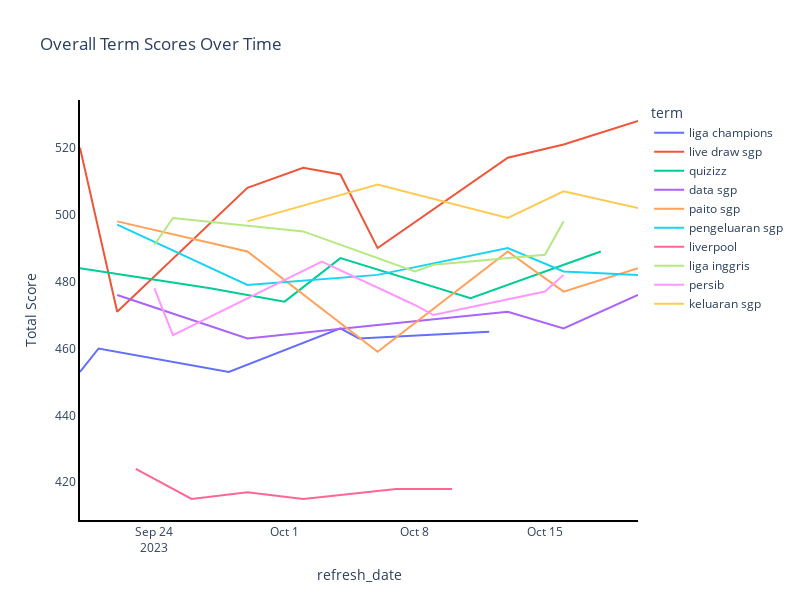

Write notebook code for a chart like this one.
### Code cell
def plot_overall():
    # Group by 'refresh_date' and 'term', then count 'score'
    overall_grouped = filtered_data.groupby(['refresh_date', 'term'], as_index=False).agg({'score': 'count'})

    # Create a line plot
    fig = px.line(overall_grouped, 
                  x='refresh_date', 
                  y='score', 
                  color='term',
                  title='Overall Term Scores Over Time',
                  labels={'score': 'Total Score'},
                  )
    fig.update_xaxes(showline=True, linewidth=2, linecolor='black', mirror=False)
    fig.update_yaxes(showline=True, linewidth=2, linecolor='black', mirror=False)

    fig.update_layout({
        'width': 800, # specify your width
        'height': 600, # specify your height
        'plot_bgcolor': 'white',
        'paper_bgcolor': 'white',
        
    })
    fig.show()

plot_overall()

### Figure 1 — Plotly figure (JSON) as saved in the notebook; plotly's stock layout.template omitted (floating-point values rounded to 4 significant figures)
{"data": [{"hovertemplate": "term=liga champions<br>refresh_date=%{x}<br>Total Score=%{y}<extra></extra>", "legendgroup": "liga champions", "line": {"color": "#636efa", "dash": "solid"}, "marker": {"symbol": "circle"}, "mode": "lines", "name": "liga champions", "orientation": "v", "showlegend": true, "type": "scatter", "x": ["2023-09-20T00:00:00", "2023-09-21T00:00:00", "2023-09-28T00:00:00", "2023-10-04T00:00:00", "2023-10-05T00:00:00", "2023-10-12T00:00:00"], "xaxis": "x", "y": [453, 460, 453, 466, 463, 465], "yaxis": "y"}, {"hovertemplate": "term=live draw sgp<br>refresh_date=%{x}<br>Total Score=%{y}<extra></extra>", "legendgroup": "live draw sgp", "line": {"color": "#EF553B", "dash": "solid"}, "marker": {"symbol": "circle"}, "mode": "lines", "name": "live draw sgp", "orientation": "v", "showlegend": true, "type": "scatter", "x": ["2023-09-20T00:00:00", "2023-09-22T00:00:00", "2023-09-29T00:00:00", "2023-10-02T00:00:00", "2023-10-04T00:00:00", "2023-10-06T00:00:00", "2023-10-13T00:00:00", "2023-10-16T00:00:00", "2023-10-20T00:00:00"], "xaxis": "x", "y": [520, 471, 508, 514, 512, 490, 517, 521, 528], "yaxis": "y"}, {"hovertemplate": "term=quizizz<br>refresh_date=%{x}<br>Total Score=%{y}<extra></extra>", "legendgroup": "quizizz", "line": {"color": "#00cc96", "dash": "solid"}, "marker": {"symbol": "circle"}, "mode": "lines", "name": "quizizz", "orientation": "v", "showlegend": true, "type": "scatter", "x": ["2023-09-20T00:00:00", "2023-09-27T00:00:00", "2023-10-01T00:00:00", "2023-10-04T00:00:00", "2023-10-11T00:00:00", "2023-10-18T00:00:00"], "xaxis": "x", "y": [484, 478, 474, 487, 475, 489], "yaxis": "y"}, {"hovertemplate": "term=data sgp<br>refresh_date=%{x}<br>Total Score=%{y}<extra></extra>", "legendgroup": "data sgp", "line": {"color": "#ab63fa", "dash": "solid"}, "marker": {"symbol": "circle"}, "mode": "lines", "name": "data sgp", "orientation": "v", "showlegend": true, "type": "scatter", "x": ["2023-09-22T00:00:00", "2023-09-29T00:00:00", "2023-10-06T00:00:00", "2023-10-13T00:00:00", "2023-10-16T00:00:00", "2023-10-20T00:00:00"], "xaxis": "x", "y": [476, 463, 467, 471, 466, 476], "yaxis": "y"}, {"hovertemplate": "term=paito sgp<br>refresh_date=%{x}<br>Total Score=%{y}<extra></extra>", "legendgroup": "paito sgp", "line": {"color": "#FFA15A", "dash": "solid"}, "marker": {"symbol": "circle"}, "mode": "lines", "name": "paito sgp", "orientation": "v", "showlegend": true, "type": "scatter", "x": ["2023-09-22T00:00:00", "2023-09-29T00:00:00", "2023-10-06T00:00:00", "2023-10-13T00:00:00", "2023-10-16T00:00:00", "2023-10-20T00:00:00"], "xaxis": "x", "y": [498, 489, 459, 489, 477, 484], "yaxis": "y"}, {"hovertemplate": "term=pengeluaran sgp<br>refresh_date=%{x}<br>Total Score=%{y}<extra></extra>", "legendgroup": "pengeluaran sgp", "line": {"color": "#19d3f3", "dash": "solid"}, "marker": {"symbol": "circle"}, "mode": "lines", "name": "pengeluaran sgp", "orientation": "v", "showlegend": true, "type": "scatter", "x": ["2023-09-22T00:00:00", "2023-09-29T00:00:00", "2023-10-06T00:00:00", "2023-10-13T00:00:00", "2023-10-16T00:00:00", "2023-10-20T00:00:00"], "xaxis": "x", "y": [497, 479, 482, 490, 483, 482], "yaxis": "y"}, {"hovertemplate": "term=liverpool<br>refresh_date=%{x}<br>Total Score=%{y}<extra></extra>", "legendgroup": "liverpool", "line": {"color": "#FF6692", "dash": "solid"}, "marker": {"symbol": "circle"}, "mode": "lines", "name": "liverpool", "orientation": "v", "showlegend": true, "type": "scatter", "x": ["2023-09-23T00:00:00", "2023-09-26T00:00:00", "2023-09-29T00:00:00", "2023-10-02T00:00:00", "2023-10-07T00:00:00", "2023-10-10T00:00:00"], "xaxis": "x", "y": [424, 415, 417, 415, 418, 418], "yaxis": "y"}, {"hovertemplate": "term=liga inggris<br>refresh_date=%{x}<br>Total Score=%{y}<extra></extra>", "legendgroup": "liga inggris", "line": {"color": "#B6E880", "dash": "solid"}, "marker": {"symbol": "circle"}, "mode": "lines", "name": "liga inggris", "orientation": "v", "showlegend": true, "type": "scatter", "x": ["2023-09-24T00:00:00", "2023-09-25T00:00:00", "2023-10-02T00:00:00", "2023-10-08T00:00:00", "2023-10-09T00:00:00", "2023-10-15T00:00:00", "2023-10-16T00:00:00"], "xaxis": "x", "y": [491, 499, 495, 483, 485, 488, 498], "yaxis": "y"}, {"hovertemplate": "term=persib<br>refresh_date=%{x}<br>Total Score=%{y}<extra></extra>", "legendgroup": "persib", "line": {"color": "#FF97FF", "dash": "solid"}, "marker": {"symbol": "circle"}, "mode": "lines", "name": "persib", "orientation": "v", "showlegend": true, "type": "scatter", "x": ["2023-09-24T00:00:00", "2023-09-25T00:00:00", "2023-10-03T00:00:00", "2023-10-08T00:00:00", "2023-10-09T00:00:00", "2023-10-15T00:00:00", "2023-10-16T00:00:00"], "xaxis": "x", "y": [478, 464, 486, 473, 470, 477, 482], "yaxis": "y"}, {"hovertemplate": "term=keluaran sgp<br>refresh_date=%{x}<br>Total Score=%{y}<extra></extra>", "legendgroup": "keluaran sgp", "line": {"color": "#FECB52", "dash": "solid"}, "marker": {"symbol": "circle"}, "mode": "lines", "name": "keluaran sgp", "orientation": "v", "showlegend": true, "type": "scatter", "x": ["2023-09-29T00:00:00", "2023-10-06T00:00:00", "2023-10-13T00:00:00", "2023-10-16T00:00:00", "2023-10-20T00:00:00"], "xaxis": "x", "y": [498, 509, 499, 507, 502], "yaxis": "y"}], "layout": {"height": 600, "legend": {"title": {"text": "term"}, "tracegroupgap": 0}, "paper_bgcolor": "white", "plot_bgcolor": "white", "title": {"text": "Overall Term Scores Over Time"}, "width": 800, "xaxis": {"anchor": "y", "domain": [0, 1], "linecolor": "black", "linewidth": 2, "mirror": false, "showline": true, "title": {"text": "refresh_date"}}, "yaxis": {"anchor": "x", "domain": [0, 1], "linecolor": "black", "linewidth": 2, "mirror": false, "showline": true, "title": {"text": "Total Score"}}}}
